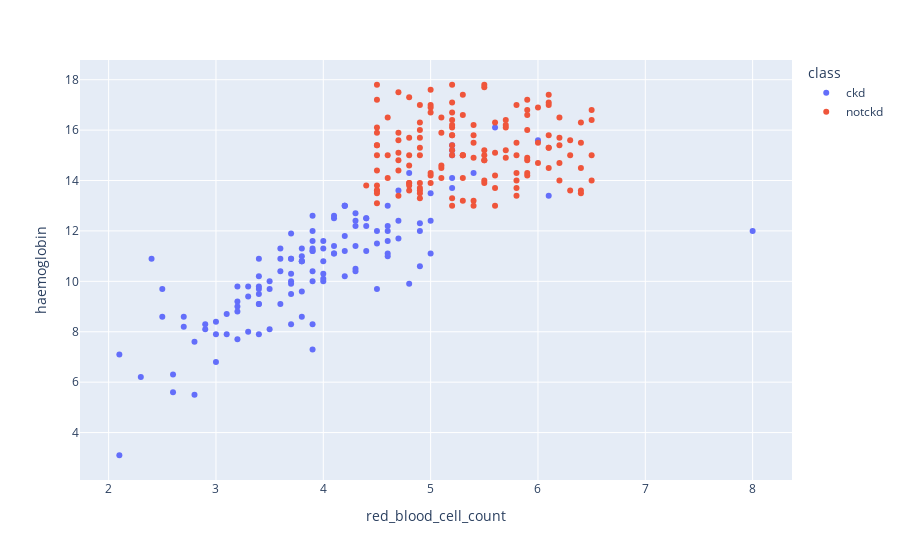

The notebook cell this image was saved under:
### Code cell
scatters('red_blood_cell_count', 'haemoglobin')

### Figure 1 — Plotly figure (JSON) as saved in the notebook; plotly's stock layout.template omitted (floating-point values rounded to 4 significant figures; data arrays with more than 128 entries replaced by an {"elided": "..."} marker saying what was removed)
{"data": [{"hovertemplate": "class=ckd<br>red_blood_cell_count=%{x}<br>haemoglobin=%{y}<extra></extra>", "legendgroup": "ckd", "marker": {"color": "#636efa", "symbol": "circle"}, "mode": "markers", "name": "ckd", "orientation": "v", "showlegend": true, "type": "scatter", "x": {"elided": "250 float values"}, "xaxis": "x", "y": {"elided": "250 float values"}, "yaxis": "y"}, {"hovertemplate": "class=notckd<br>red_blood_cell_count=%{x}<br>haemoglobin=%{y}<extra></extra>", "legendgroup": "notckd", "marker": {"color": "#EF553B", "symbol": "circle"}, "mode": "markers", "name": "notckd", "orientation": "v", "showlegend": true, "type": "scatter", "x": {"elided": "150 float values"}, "xaxis": "x", "y": {"elided": "150 float values"}, "yaxis": "y"}], "layout": {"legend": {"title": {"text": "class"}, "tracegroupgap": 0}, "margin": {"t": 60}, "xaxis": {"anchor": "y", "domain": [0, 1], "title": {"text": "red_blood_cell_count"}}, "yaxis": {"anchor": "x", "domain": [0, 1], "title": {"text": "haemoglobin"}}}}
